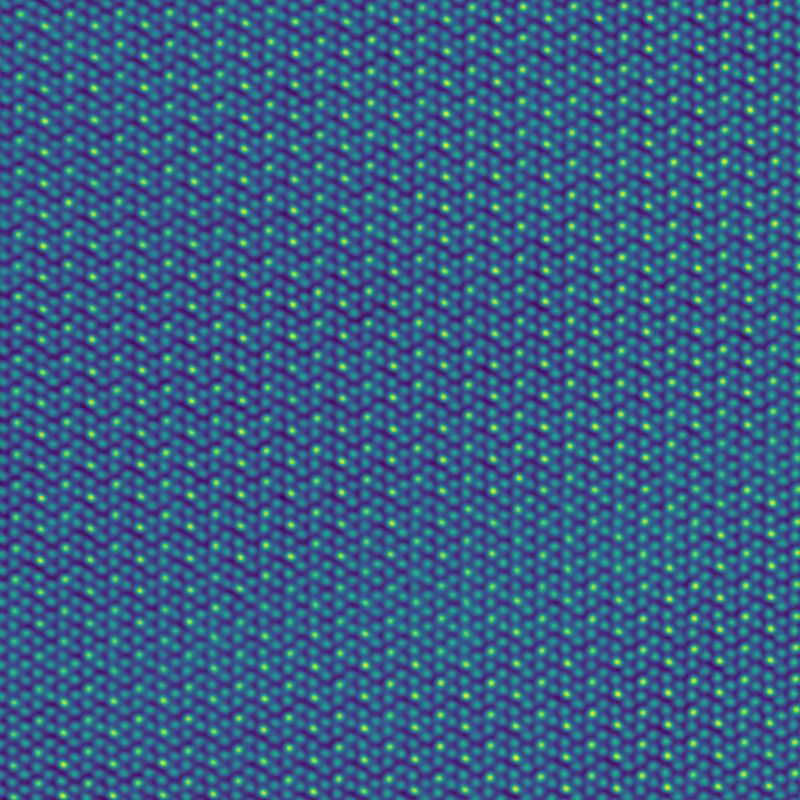
#> input picture Machine Learning/Day 1 - Python, ML Fundamentals, Hackathon-/Day 1 - Python, ML Fundamentals, Hackathon/Day 1 Materials Belianinov/Feature_detection_example/cracked_clean_image.png, 800 x 800 px, found by its file name
$ jupyter execute k_means_on_found_atoms_cracked_image.ipynb   (older library calls are emulated)
#> lines starting #> are read from the running program, lines starting #| are printed output that depends on the picture; after the words box and inside, x2 and y2 are one past the last pixel; in counts of white or black regions, pixels touching at a corner belong together
# K-means Clustering on Local Neighborhoods in Atomically Resolved Images
### Alex Belianinov
The Center for Nanophase Materials Science and The Institute for Functional Imaging for Materials <br>
Oak Ridge National Laboratory<br>

# Setting up the Notebook

[cell 1]
# set up notebook to show plots within the notebook

#%% Import necessary Python libraries
import numpy as np
import matplotlib.pyplot as plt
from skimage import measure
import cv2
from scipy.misc import imsave#
from sklearn.neighbors import NearestNeighbors
import math
from scipy.cluster.vq import  whiten
from sklearn.cluster import KMeans

# Tunable Parameters

[cell 2]
#Image location for a raw image file (text, tiff, png, etc.)
clean_image_path = '/Users/ba8/Dropbox (ORNL)/MLMR_2018/Feature_detection_example/cracked_clean_image.png'

thresh_const = 6 #Constant for thresholding
border = 1 #How many pixels to cut off the clean image before atom finding

Exterminate = 1 #On/Off Switch for eliminating edge atoms from atom clustering
cut_val = 25 #Pixels with to eliminate from the edge of each image for atom classification
num_neighbors = 6 #Number of neighbors to designate for the atom classification
num_cluster = 4 #Number of clusters for KMeans classification

markers = {'o', '+', '*', 'x', 's', 'd', '^', 'v', '>', '<', 'p', 'h'}
color_ops = ['b','g', 'r', 'c', 'm', 'y', 'w', '#3399ff', '#660066', '#4080bf',\
              '#00ffcc', '#aa80ff', '#ff9933', '#1a1aff','#b38600', ' #77b300']
classification_cell = ['angles', 'length']
classification = [1, 2] #Designate 0, 1 for angles or 1,2 for length

# Data IO, Visualize Clean Image

[cell 3]
#%% Read cleaned image. The image in this case is a PCA cleaned image.
# Apply thresholding function to image to identify atom positions.
img = cv2.imread(clean_image_path, 0)
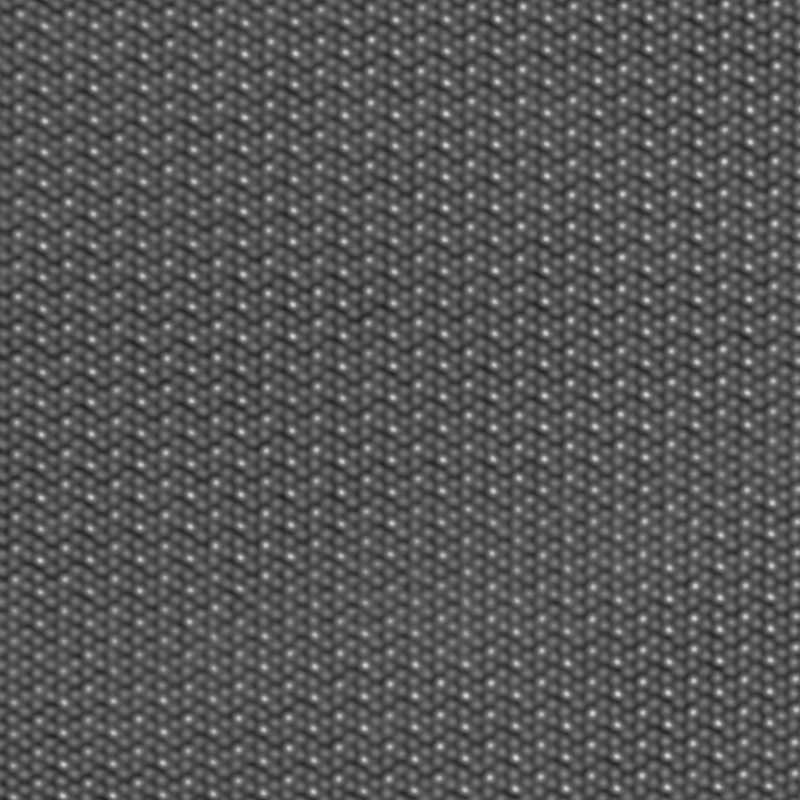
#> img: shape (800, 800); min 30, max 215, mean 86.4

#Show the Image
fig = plt.figure()
plt.figure(figsize=(12, 12))
plt.imshow(img)

# Binarize the Image by Thresholding

[cell 4]
#Invert image because thresholding removes low intenstity values
img_inv = 255- img
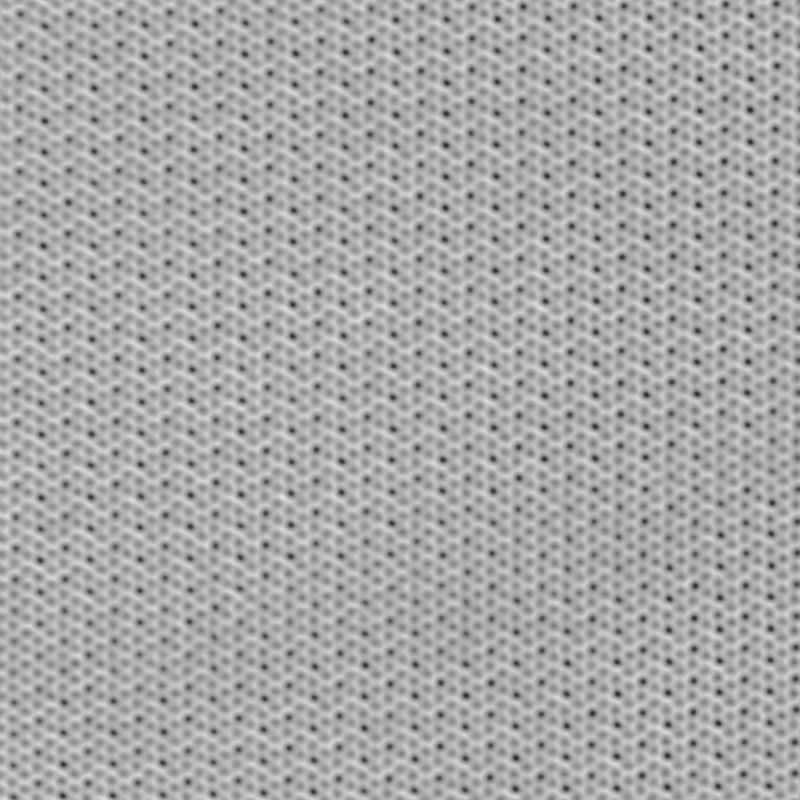
#> img_inv: shape (800, 800); min 40, max 225, mean 168.6
th = cv2.adaptiveThreshold(img_inv,1,cv2.ADAPTIVE_THRESH_GAUSSIAN_C, \
                           cv2.THRESH_BINARY_INV,11,thresh_const)
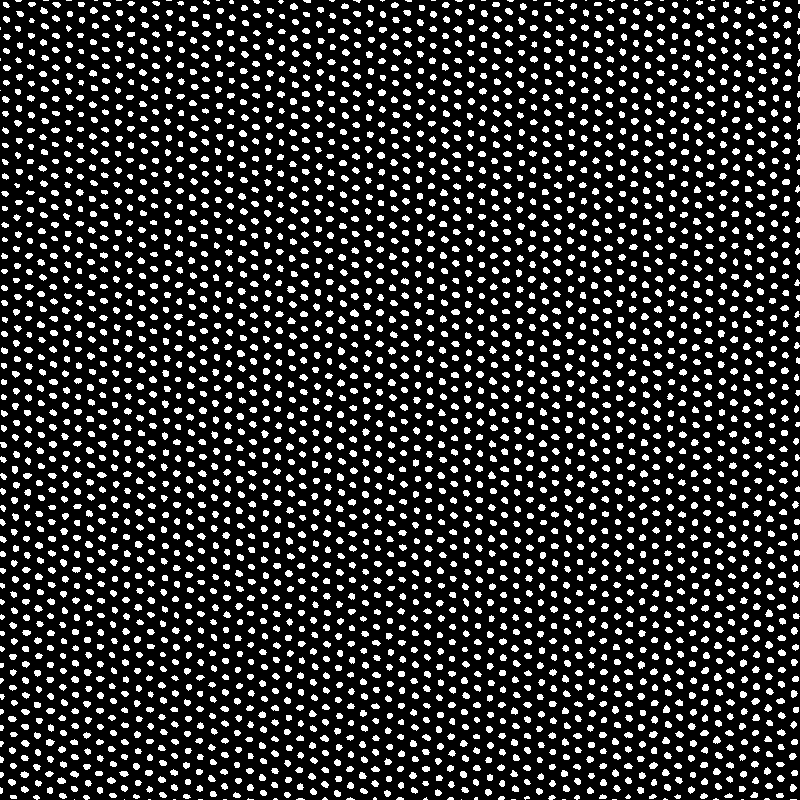
#> th: shape (800, 800); values 0 (black) and 1 (white), 18.1% white; 3309 white regions (75 under 20 px), largest, box (x1, y1, x2, y2) and area: (350, 309, 359, 317) 49, (287, 286, 296, 293) 47, (714, 673, 722, 681) 47
# Plot Thresholded Image
plt.figure(figsize=(12, 12))
plt.imshow(th, cmap='Greys')
plt.title('Thresholded Image')

# Set border on thresholded image for cropping to find atoms
th_new = th[border:-border,border:-border]
#> th_new: shape (798, 798); values 0 (black) and 1 (white), 18.1% white; 3279 white regions (65 under 20 px), largest, box (x1, y1, x2, y2) and area: (349, 308, 358, 316) 49, (286, 285, 295, 292) 47, (713, 672, 721, 680) 47

# Find the Atoms and Display Findings Over the Image

## Set the Image Border Size

[cell 5]
#%% calculate atom center of mass from atom positions. This step finds the atoms.
all_labels = measure.label(th_new)
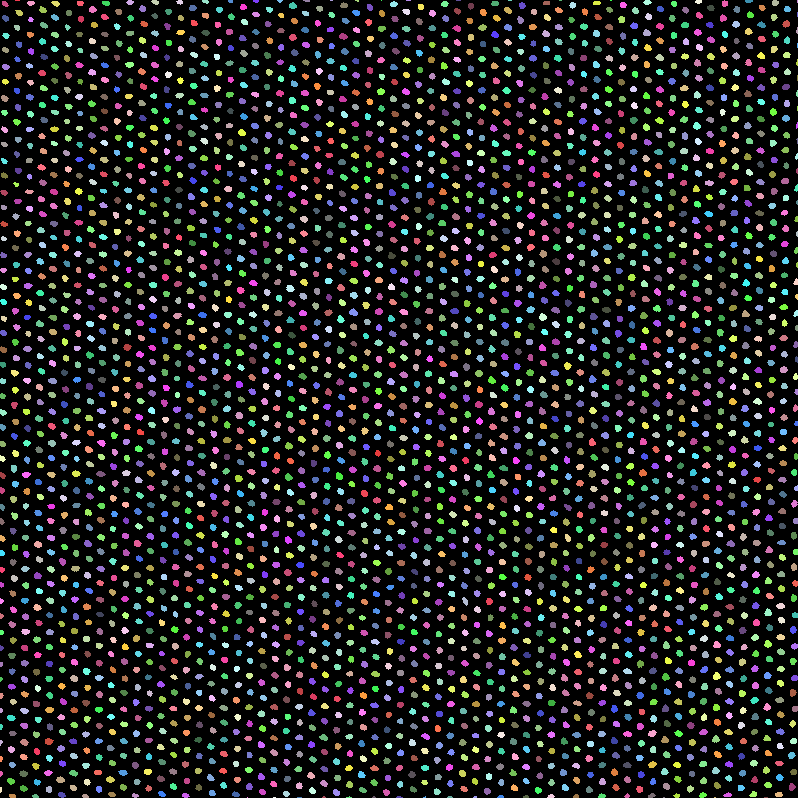
#> all_labels: shape (798, 798) int64; 3280 distinct labels, from 0 to 3279; one colour per label, 0 black
atom_labels = measure.label(th_new)

num_atoms = np.max(atom_labels)-1
#> num_atoms = 3278
atom_positions = np.zeros(shape=(num_atoms, 2), dtype=np.uint16)

for atom_ind in range(1,num_atoms):
    atom_pixels = np.argwhere(atom_labels == atom_ind)
    atom_positions[atom_ind] = np.mean(atom_pixels, axis=0)
#> this loop made 3277 passes
#> atom_pixels on passes 10, 12, 15: [[0, 330], [0, 331], [0, 332]], [[0, 381]], [[0, 508], [0, 509], [0, 510], [0, 511]]
#> after the loop, atom_positions = 3278 pairs, first value 0 to 797, second value 0 to 797

# Plot the atom positions on the cleaned image
plt.figure(figsize=(12,12))
plt.imshow(img, cmap='Greys', interpolation='none')
atom_positions = np.flipud(np.rot90(atom_positions,2)) #to orient atom_positions
                                               #with respect the the cropped image

plt.scatter(atom_positions[:,0] + border*np.ones(atom_positions.shape[0]), atom_positions[:,1]+ border*np.ones(atom_positions.shape[0]))
plt.title('Atom positions on clean and cropped image')
plt.axis('off')
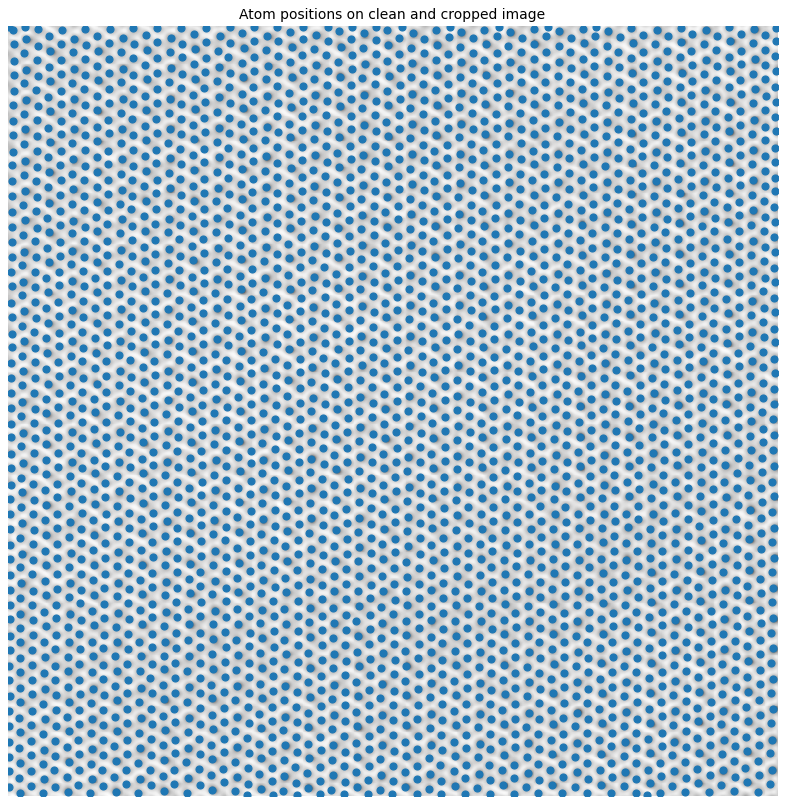
#> figure drawn by matplotlib, 1 panel

# Save the Atom Positions & Crop Empty Image Space

[cell 6]
# Saving the atom positions

folder_path = '/Users/ba8/Desktop/'

#save atom positions
x_y_positions = np.array(atom_positions, dtype='float64')
#> x_y_positions has the same summary as atom_positions
atom_path = folder_path + '/atom_positions.txt'
np.savetxt(atom_path, x_y_positions)

#cropped image
image_cropped = img[border:-border, border:-border]

# Visualize the Cropped Image

[cell 7]
#%% Preparing for Atom classification
# Get the cropped image for k-means
grayatom = image_cropped

#Show image
plt.figure()
plt.figure(figsize=(12,12))
plt.imshow(grayatom)
plt.title('Cropped Data Image')
plt.axis('off')

# Eliminate Edge Atoms as Centers and Leave them as Neighbors

[cell 8]
#%% Edge Atom Eliminator for k-means algorithm
cut_x, cut_y = grayatom.shape
#> cut_x = 798; cut_y = 798
x_y_positions_edge_cut = np.zeros((x_y_positions.shape[0],2))

for t in range(0,x_y_positions.shape[0]):

    if cut_val < x_y_positions[t,0] and x_y_positions[t,0] < cut_x-cut_val \
       and cut_val < x_y_positions[t,1] and x_y_positions[t,1] < cut_x - cut_val:

        x_y_positions_edge_cut[t,:] = x_y_positions[t,:]
#> after the loop, x_y_positions_edge_cut = 3278 pairs, first value 0 to 772, second value 0 to 772
all_x = x_y_positions_edge_cut[:,0]
#> all_x = 3278 values, max 772 at index 471, min 0 at index 0, mean 342.8
all_y = x_y_positions_edge_cut[:,1]
#> all_y = 3278 values, max 772 at index 3157, min 0 at index 0, mean 343.5

# Find a Specified Number of Nearest Neighbors for All Atoms

[cell 9]
#%%    Finds specified number of neighbors around (x,y) position. Outputs idices
# of all neighbors and distance to them

nbrs = NearestNeighbors(n_neighbors=num_neighbors+1, algorithm='brute').fit(x_y_positions)
distance_vec, full_index = nbrs.kneighbors(x_y_positions)

index = full_index[:,1:]

# Visualize a Real Space Neighborhood Spread

[cell 10]
#%% Neighborhood Histograms

for kk in range(classification[0],classification[1]): #If by angles, range(0,1). If by distance, range(1,2)
    classify_by = classification_cell[kk]
    data_with_neighbr_cord = index
    x_y_positions_mod = x_y_positions[:,0] + 1j*x_y_positions[:,1]
    neighbr_cord_mat= np.zeros((1,num_neighbors))
    neighbr_angle_mat = np.zeros((1,num_neighbors))
    IX_mat = np.zeros((1,num_neighbors))
    neighbr_angle = np.zeros((num_neighbors,))
    neighbr_angle_1 = np.zeros((num_neighbors,))
    neighbr_angle_mat = np.zeros((1,num_neighbors))

    for k1 in range(0, int(x_y_positions.shape[0])):
        neighbr_cord_0 = np.ndarray.take(x_y_positions[:,0], data_with_neighbr_cord[k1,:])
        neighbr_cord_1 = np.ndarray.take(x_y_positions[:,1], data_with_neighbr_cord[k1,:])
        neighbr_cord = np.vstack((neighbr_cord_0,neighbr_cord_1)).T

        neighbr_cord = np.vstack((neighbr_cord[:,0]-x_y_positions[k1,0],neighbr_cord[:,1]-x_y_positions[k1,1])).T

        neighbr_cord = neighbr_cord[:,0] + 1j*neighbr_cord[:,1]
        neighbr_cord_mat = np.vstack((neighbr_cord_mat, neighbr_cord))

        for a in range(0,num_neighbors):
            neighbr_angle_1[a] = math.atan2(neighbr_cord[a].imag, neighbr_cord[a].real)

        neighbr_angle = np.vstack((neighbr_angle, neighbr_angle_1))

        IX = np.argsort(neighbr_angle)
        neighbr_angle.sort()#no need to designate axis=1
        IX = IX[1:,:]
        neighbr_angle = neighbr_angle[1:,:]
        neighbr_angle_mat = np.vstack((neighbr_angle_mat, neighbr_angle))
        IX_mat = np.vstack((IX_mat,IX))

        #Clearing cords and angles for next round
        neighbr_angle_1 = np.zeros((num_neighbors,))
        neighbr_angle = np.zeros((num_neighbors,))

    classified_index = IX_mat[1:,:]
    classified_index = classified_index.astype(int)
    classified_data = neighbr_angle_mat[1:,:]

    data1 = np.zeros(classified_data.shape)
    data2 = np.zeros(classified_data.shape)
    for k6 in range(0,int(x_y_positions.shape[0])):
        data1[k6,:] = np.ndarray.take(distance_vec[k6,:],classified_index[k6,:])
        data1[k6,:] = data1[k6,:] * np.cos(classified_data[k6,:])
        data2[k6,:] = np.ndarray.take(distance_vec[k6,:],classified_index[k6,:])
        data2[k6,:] = data2[k6,:] * np.sin(classified_data[k6,:])*-1

    plt.figure()
    plt.figure(figsize=(12,12))
    plt.scatter(data1,data2, color = 'k', s=.01)
    plt.axis('square')
    plt.title('Neighborhood Spread for all Atoms')
    #plt.savefig(folder_path + '/neighborhood plot.tif')

    if classify_by == 'length':
        D = np.zeros((int(max(x_y_positions.shape)),num_neighbors))
        for k7 in range(0, int(max(x_y_positions.shape))):
            for k8 in range(0,num_neighbors):
                X_1 = np.reshape(x_y_positions[index[k7,k8],:], (1,2)) #Calculating pdist2

                Q = X_1
                P= np.reshape(x_y_positions[k7,:], (1,2))
                nP = P.shape[0]
                d = P.shape[1]
                nQ = Q.shape[0]

                P_2 = P*P
                Q_2 = Q*Q

                pmag = P_2.sum()
                qmag = Q_2.sum()

                D[k7,k8] = math.sqrt(np.ones((nP,1))*qmag.T + pmag*np.ones((1,nQ)) - 2*np.inner(P,Q))
        IX = np.argsort(D)
        D.sort()
        classified_index = IX
        classified_index = classified_index.astype(int)
        classified_data = D
    else:
        continue

# Cluster the Neighborhoods & Display Results

[cell 11]
#%% Sorts into clusters by distance to neighbors and creates a cell with a
#Point index for each cluter

if Exterminate:
    data_mat = classified_data

    for g in range(0,int(x_y_positions.shape[0])):

        if x_y_positions_edge_cut[g,0] == 0:
            data_mat[g,:] = 0
else:
    data_mat = classified_data

analysis_type = 'full data'

whiten_data = whiten(data_mat)
IDX = KMeans(n_clusters= num_cluster, max_iter=1000).fit_predict(whiten_data)
#> IDX = 3278 values, max 3 at index 144, min 0 at index 121, mean 1.46
IDX = IDX + 1 #So that we don't divide by 0 later
#> IDX = 3278 values, max 4 at index 144, min 1 at index 121, mean 2.46

plt.figure(figsize=(12,12))
plt.scatter(x_y_positions[:,0],x_y_positions[:,1], c= 'k', s=0.5)
plt.axis('off')
plt.imshow(image_cropped, cmap = 'gray')
for n1 in range(1, num_cluster +1):
    plt.scatter(x_y_positions[IDX == n1,0], x_y_positions[IDX == n1, 1], c = color_ops[n1], edgecolors= 'none')

plt.title('Classification by ' + classify_by + ' ' + str(num_cluster) + ' Clusters')
plt.axis('off')
#> Out = (-0.5, 797.5, 797.5, -0.5)
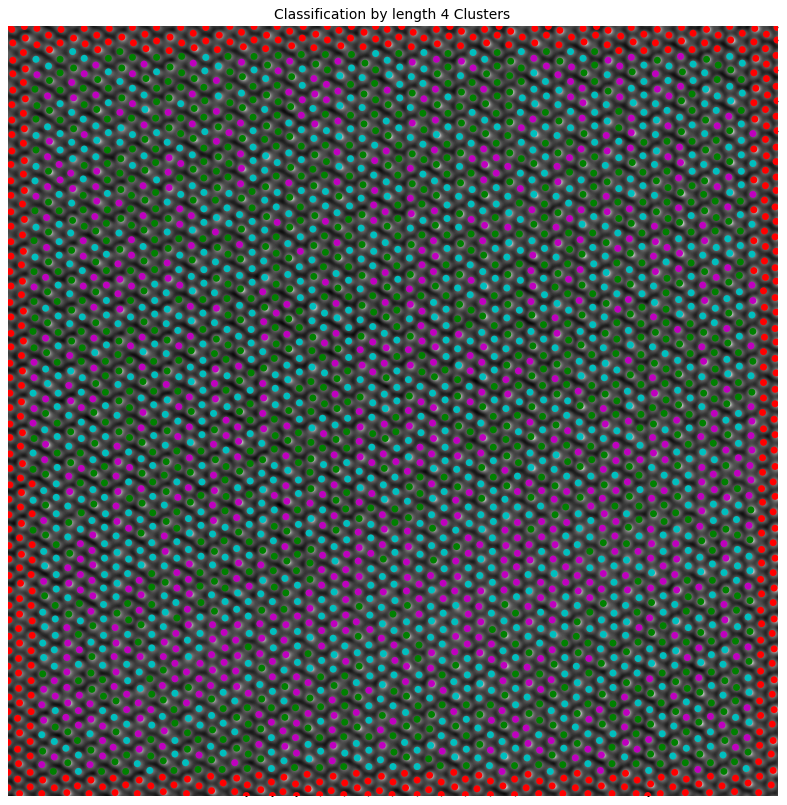
#> figure drawn by matplotlib, 1 panel

# Visualize Each Cluster and Its Real Space Neighborhood Separately

[cell 12]
#%% Individualized Cluster Visualization
num_row = data_mat.shape[0]
#> num_row = 3278
num_col = data_mat.shape[1]
#> num_col = 6
D = np.zeros((num_cluster,num_col))

for h3 in range(1,num_cluster+1):

    cluster = h3

    data3 = np.zeros(classified_data.shape)
    data3_1 = np.zeros(classified_data.shape)
    data4_1 = np.zeros(classified_data.shape)
    data4 = np.zeros(classified_data.shape)
    data5 = np.zeros(classified_data.shape)
    data6 = np.zeros(classified_data.shape)
    z = np.zeros(grayatom.shape)
    mean_idx_x = np.zeros(classified_data.shape)
    mean_idx_y = np.zeros(classified_data.shape)
    cluster_data = np.zeros(IDX.shape)

    cluster_boolean= IDX==h3
    cluster_bool_1_0 = np.zeros(cluster_boolean.shape)
    for i in range(0,int(cluster_boolean.shape[0])):
        if cluster_boolean[i] == True:
            cluster_bool_1_0[i] = 1
        elif cluster_boolean[i] == False:
            cluster_bool_1_0[i] = 0


    for k3 in range(0,int(IDX.shape[0])):

        Clus_index = np.extract(IDX == cluster, full_index)
        Class_index = np.extract(IDX == cluster,classified_data)

        cluster_hood = np.vstack((Clus_index, Class_index)).T
        cluster_data[k3] = IDX[k3] * cluster_bool_1_0[k3]

        data3[k3,:] = data1[k3,:] * cluster_data[k3]
        data4[k3,:] = data2[k3,:] * cluster_data[k3]

        data3_1[k3,:] = data1[k3,:] * (cluster_data[k3]/cluster)
        data4_1[k3,:] = data2[k3,:] * (cluster_data[k3]/cluster)

        if cluster_data[k3] == cluster:

            data5[k3,:] = data1[k3,:] * (cluster_data[k3]/cluster)
            data6[k3,:] = data2[k3,:] * (cluster_data[k3]/cluster)

            mean_idx_x[k3,:] = data1[k3,:] * (cluster_data[k3]/cluster)
            mean_idx_y[k3,:] = data2[k3,:] * (cluster_data[k3]/cluster)

        else:

            data3[k3,:] = float('Inf')
            data4[k3,:] = float('Inf')

            data5[k3,:] = float('Inf')
            data6[k3,:] = float('Inf')

            mean_idx_x[k3,:] = float('Inf')
            mean_idx_y[k3,:] = float('Inf')

    #Plotting Neighborhood Spread for cluster
    plt.figure()
    plt.figure(figsize=(12,12))
    plt.scatter(data1[IDX==cluster,:],data2[IDX==cluster,:], color = 'k', s=1)
    plt.axis('square')
    plt.title('Neighborhood Spread for Cluster ' + str(h3))

    #Plotting Points in Cluster, the short way
    fig = plt.figure(figsize=(12,12))
    ax = plt.scatter(x_y_positions[IDX==cluster,0],x_y_positions[IDX==cluster,1], color = 'k',s=20)
    plt.axis('tight')
    ax.axes.get_xaxis().set_visible(False)
    ax.axes.get_yaxis().set_visible(False)
    plt.title('Points in Cluster ' + str(h3) + ' in k ' + str(num_cluster) + ' case')
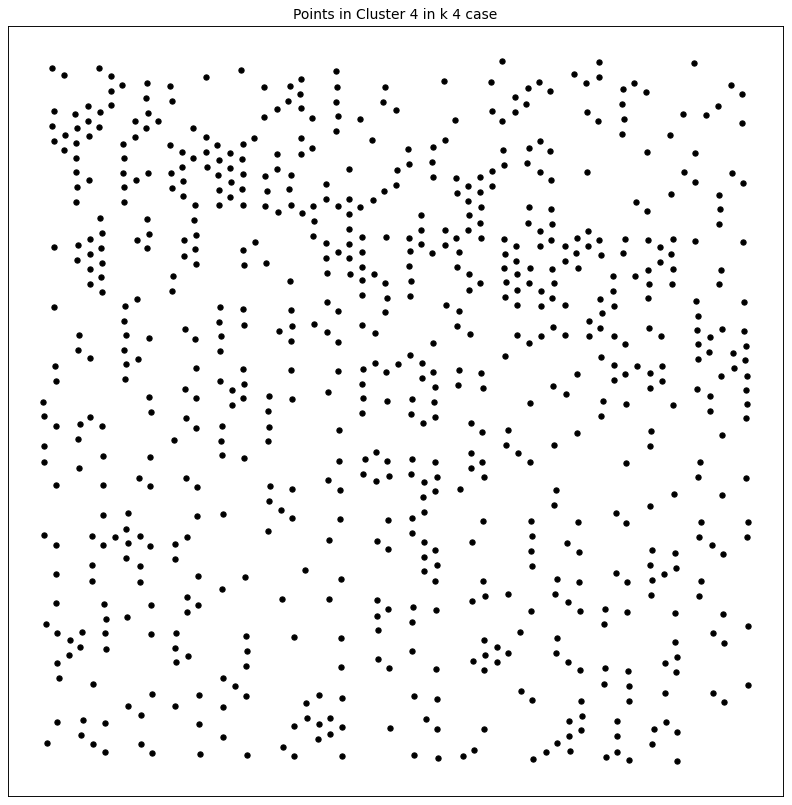
#> figure drawn by matplotlib, 1 panel
